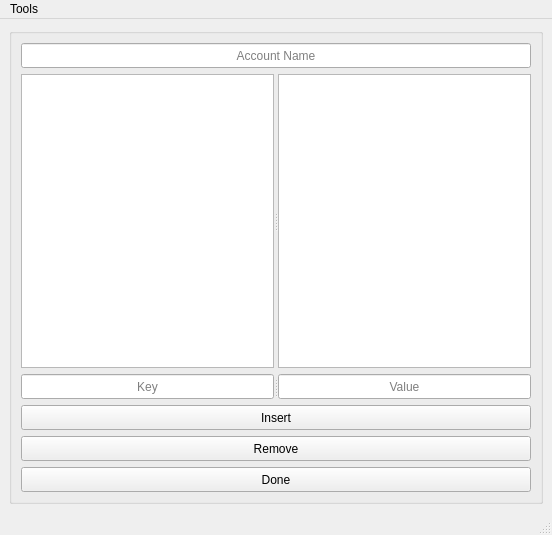
<?xml version="1.0" encoding="UTF-8"?>
<ui version="4.0">
 <class>NewAccountDialogue</class>
 <widget class="QMainWindow" name="NewAccountDialogue">
  <property name="geometry">
   <rect>
    <x>0</x>
    <y>0</y>
    <width>552</width>
    <height>535</height>
   </rect>
  </property>
  <property name="windowTitle">
   <string>New Account</string>
  </property>
  <property name="tabShape">
   <enum>QTabWidget::Rounded</enum>
  </property>
  <widget class="QWidget" name="centralwidget">
   <layout class="QVBoxLayout" name="verticalLayout">
    <item>
     <widget class="QGroupBox" name="group_View">
      <property name="title">
       <string/>
      </property>
      <layout class="QVBoxLayout" name="verticalLayout_2" stretch="2,2,0,0,0,0">
       <item>
        <widget class="QLineEdit" name="lineEdit_AccountName">
         <property name="minimumSize">
          <size>
           <width>0</width>
           <height>25</height>
          </size>
         </property>
         <property name="text">
          <string/>
         </property>
         <property name="alignment">
          <set>Qt::AlignCenter</set>
         </property>
         <property name="placeholderText">
          <string>Account Name</string>
         </property>
        </widget>
       </item>
       <item>
        <widget class="QSplitter" name="splitter_listWidgets">
         <property name="orientation">
          <enum>Qt::Horizontal</enum>
         </property>
         <widget class="QListWidget" name="listWidget_Keys">
          <property name="selectionMode">
           <enum>QAbstractItemView::MultiSelection</enum>
          </property>
         </widget>
         <widget class="QListWidget" name="listWidget_Values">
          <property name="editTriggers">
           <set>QAbstractItemView::NoEditTriggers</set>
          </property>
          <property name="selectionMode">
           <enum>QAbstractItemView::SingleSelection</enum>
          </property>
         </widget>
        </widget>
       </item>
       <item>
        <widget class="QSplitter" name="splitter_KeyValue">
         <property name="orientation">
          <enum>Qt::Horizontal</enum>
         </property>
         <widget class="QLineEdit" name="lineEdit_Key">
          <property name="minimumSize">
           <size>
            <width>0</width>
            <height>25</height>
           </size>
          </property>
          <property name="alignment">
           <set>Qt::AlignCenter</set>
          </property>
          <property name="placeholderText">
           <string>Key</string>
          </property>
         </widget>
         <widget class="QLineEdit" name="lineEdit_Value">
          <property name="minimumSize">
           <size>
            <width>0</width>
            <height>25</height>
           </size>
          </property>
          <property name="alignment">
           <set>Qt::AlignCenter</set>
          </property>
          <property name="placeholderText">
           <string>Value</string>
          </property>
         </widget>
        </widget>
       </item>
       <item>
        <widget class="QPushButton" name="pushButton_Insert">
         <property name="minimumSize">
          <size>
           <width>0</width>
           <height>25</height>
          </size>
         </property>
         <property name="text">
          <string>Insert</string>
         </property>
        </widget>
       </item>
       <item>
        <widget class="QPushButton" name="pushButton_Remove">
         <property name="minimumSize">
          <size>
           <width>0</width>
           <height>25</height>
          </size>
         </property>
         <property name="text">
          <string>Remove</string>
         </property>
        </widget>
       </item>
       <item>
        <widget class="QPushButton" name="pushButton_Done">
         <property name="minimumSize">
          <size>
           <width>0</width>
           <height>25</height>
          </size>
         </property>
         <property name="text">
          <string>Done</string>
         </property>
        </widget>
       </item>
      </layout>
     </widget>
    </item>
   </layout>
  </widget>
  <widget class="QMenuBar" name="menubar">
   <property name="enabled">
    <bool>true</bool>
   </property>
   <property name="geometry">
    <rect>
     <x>0</x>
     <y>0</y>
     <width>552</width>
     <height>20</height>
    </rect>
   </property>
   <property name="mouseTracking">
    <bool>false</bool>
   </property>
   <property name="focusPolicy">
    <enum>Qt::ClickFocus</enum>
   </property>
   <property name="contextMenuPolicy">
    <enum>Qt::ActionsContextMenu</enum>
   </property>
   <property name="acceptDrops">
    <bool>false</bool>
   </property>
   <property name="defaultUp">
    <bool>false</bool>
   </property>
   <property name="nativeMenuBar">
    <bool>false</bool>
   </property>
   <widget class="QMenu" name="menuTools">
    <property name="title">
     <string>Tools</string>
    </property>
    <addaction name="action_Generator"/>
   </widget>
   <addaction name="menuTools"/>
  </widget>
  <widget class="QStatusBar" name="statusbar"/>
  <action name="actionSave_New_Entry">
   <property name="text">
    <string>Save</string>
   </property>
  </action>
  <action name="actionCancel">
   <property name="text">
    <string>Discard</string>
   </property>
  </action>
  <action name="action_Generator">
   <property name="text">
    <string>Password Generator</string>
   </property>
  </action>
  <action name="action_AES">
   <property name="text">
    <string>AES Encryption</string>
   </property>
  </action>
  <action name="action_Encoder">
   <property name="text">
    <string>Base Encoder</string>
   </property>
  </action>
  <action name="action_Hasher">
   <property name="text">
    <string>Data Hasher</string>
   </property>
  </action>
 </widget>
 <resources/>
 <connections/>
</ui>
